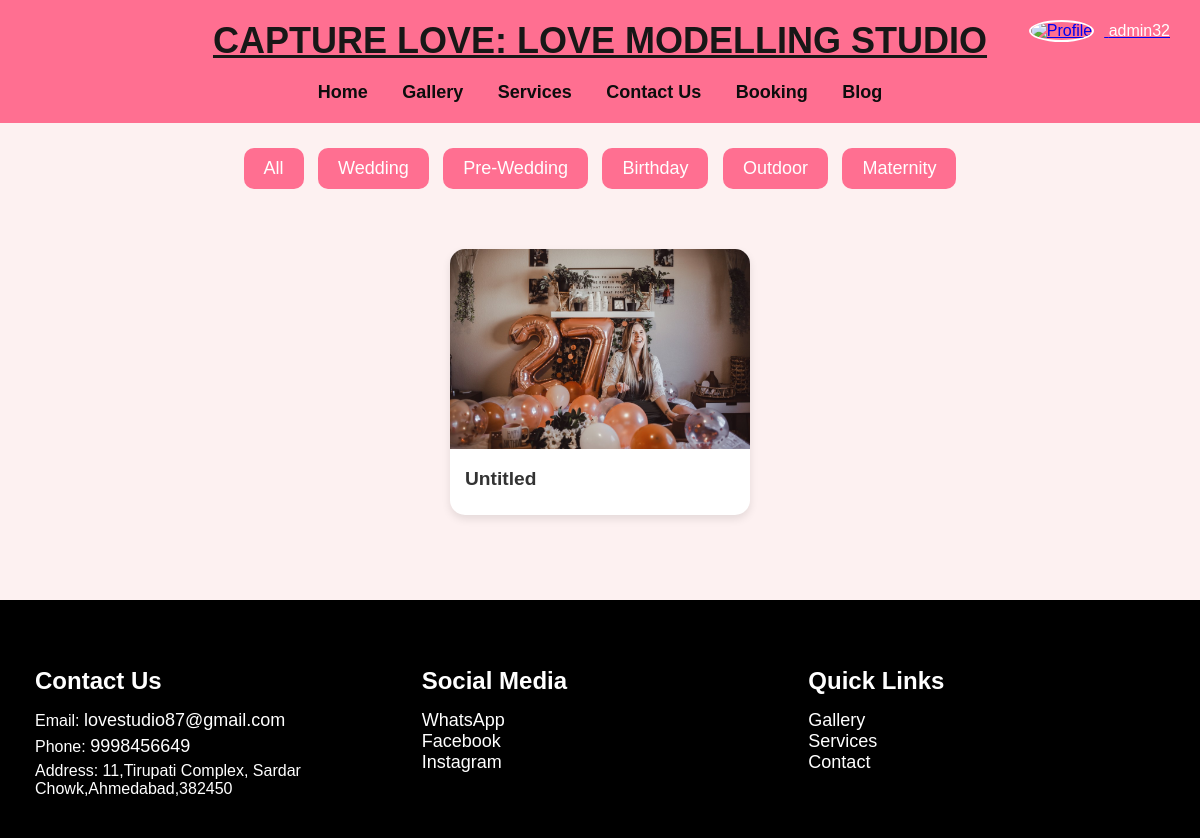
Screenshot of /gallery/ (signed in) with the database file from the repository.
### home/models.py (models this page shows, shortened)
class Gallery(models.Model):
    CATEGORY_CHOICES = [
        ('wedding', 'Wedding'),
        ('prewedding', 'Pre-Wedding'),
        ('birthday', 'Birthday'),
        ('outdoor', 'Outdoor'),
        ('maternity', 'Maternity')
    ]
    title = models.CharField(max_length=200, default='Untitled')
    description = models.TextField(blank=True, null=True)
    image = models.ImageField(upload_to='gallery/', blank=True, null=True)
    category = models.CharField(max_length=50, choices=CATEGORY_CHOICES, default='wedding')
    uploaded_at = models.DateTimeField(auto_now_add=True)
    class Meta:
        verbose_name_plural = 'Galleries'
        ordering = ['-uploaded_at']

### home/views.py (the view)
# urls.py: path('gallery/', views.gallery, name='gallery'),
def gallery(request):
    categories = {
        'wedding': Gallery.objects.filter(category='wedding'),
        'prewedding': Gallery.objects.filter(category='prewedding'),
        'birthday': Gallery.objects.filter(category='birthday'),
        'outdoor': Gallery.objects.filter(category='outdoor'),
        'maternity': Gallery.objects.filter(category='maternity'),
    }
    return render(request, 'gallery.html', {'categories': categories})

### home/templates/gallery.html (shortened to what this page needs)
{% extends 'base.html' %}
{% block content %}
<!DOCTYPE html>
<html lang="en">
<head>
</head>
<body>
    <div class="gallery-buttons">
        <button onclick="showCategory('all')" class="active">All</button>
        <button onclick="showCategory('wedding')">Wedding</button>
        <button onclick="showCategory('prewedding')">Pre-Wedding</button>
        <button onclick="showCategory('birthday')">Birthday</button>
        <button onclick="showCategory('outdoor')">Outdoor</button>
        <button onclick="showCategory('maternity')">Maternity</button>
    </div>
    <div class="gallery-container">
        {% for category, images in categories.items %}
        <div class="category-section" id="{{ category }}-section">
            {% for image in images %}
            <div class="gallery-item">
                <img src="{{ image.image.url }}" alt="{{ image.title }}">
                <div class="gallery-info">
                    <h3>{{ image.title }}</h3>
                </div>
            </div>
            {% endfor %}
        </div>
        {% endfor %}
    </div>
</body>
</html>
{% endblock %}

### home/templates/base.html (shortened to what this page needs)
<!DOCTYPE html>
<html lang="en">
<head>
</head>
<body>
    <header>
        <div class="logo">
            <u><b>CAPTURE LOVE: LOVE MODELLING STUDIO</b></u>
        </div>
        <div class="auth-section">
            {% if user.is_authenticated %}
                <div class="profile-section">
                    <a href="{% url 'edit_profile' %}" class="profile-link">
                        <img src="{{ user.profile_pic.url|default:'/static/images/default-profile.png' }}" alt="Profile" class="profile-pic">
                        <span class="username">{{ user.username }}</span>
                    </a>
                </div>
            {% else %}
                <div class="auth-buttons">
                    <a href="{% url 'login' %}" class="auth-button">Login</a>
                    <a href="{% url 'signup' %}" class="auth-button">Sign Up</a>
                </div>
            {% endif %}
        </div>
        <nav>
            <a href="{% url 'home' %}"><b>Home</b></a>
            <a href="{% url 'gallery' %}"><b>Gallery</b></a>
            <a href="{% url 'services' %}"><b>Services</b></a>
            <a href="{% url 'contact' %}"><b>Contact Us</b></a>
            <a href="{% url 'booking' %}"><b>Booking</b></a>
            <a href="{% url 'blog' %}"><b>Blog</b></a>
        </nav>
    </header>
    <div class="content">
        {% block content %}
        {% endblock %}
    </div>
    <footer>
        <div class="footer-container">
            <div class="footer-section">
                <h4>Contact Us</h4>
                <p>Email: <a href="mailto:info@lovestudio87.com"> lovestudio87@gmail.com</a></p>
                <p>Phone: <a href="tel: 9998456649"> 9998456649</a></p>
                <p>Address: 11,Tirupati Complex, Sardar Chowk,Ahmedabad,382450</p>
            </div>
            <div class="footer-section">
                <h4>Social Media</h4>
                <a href="https://wa.me/yourwhatsappnumber" target="_blank">WhatsApp</a><br>
                <a href="https://www.facebook.com/yourpage" target="_blank">Facebook</a><br>
                <a href="https://www.instagram.com/yourprofile" target="_blank">Instagram</a>
            </div>
            <div class="footer-section">
                <h4>Quick Links</h4>
                <a href="{% url 'gallery' %}">Gallery</a><br>
                <a href="{% url 'services' %}">Services</a><br>
                <a href="{% url 'contact' %}">Contact</a>
            </div>
        </div>
    </footer>
</body>
</html>

### home/templates/base.html (style rules this page uses)
body { font-family: 'Georgia', serif; margin: 0; padding: 0; background: linear-gradient(to bottom right, #d8b789, #d8b789); color: #000000; }
header { text-align: center; padding: 20px; background: #ff6f91; color: #fff; position: relative; }
.logo { font-size: 36px; color: #181717; font-family: 'Cursive', sans-serif; display: flex; align-items: center; justify-content: center; }
.profile-section { position: absolute; top: 20px; right: 20px; display: flex; align-items: center; cursor: pointer; text-decoration: none; }
.profile-pic { width: 40px; height: 40px; border-radius: 50%; margin-right: 10px; object-fit: cover; border: 2px solid white; }
.username { color: white; font-size: 16px; margin-right: 10px; }
nav { text-align: center; margin-top: 20px; }
nav a { margin: 0 15px; text-decoration: none; color: #0d0d0d; font-size: 18px; }
footer { background-color: #000000; color: white; text-align: center; padding: 20px; margin-top: 50px; }
.footer-container { display: flex; justify-content: space-around; background-color: #000000; color: white; text-align: left; max-width: 1200px; margin: 0 auto; }
.footer-section { flex: 1; padding: 15px; }
.footer-section h4 { color: #fff; font-size: 24px; margin-bottom: 15px; }
.footer-section a { color: #fff; text-decoration: none; font-size: 18px; transition: color 0.3s ease; }
footer p, footer a { margin: 5px 0; }

### home/templates/gallery.html (style rules this page uses)
body { font-family: 'Arial', sans-serif; margin: 0; padding: 0; background: #fdf1f1; color: #333; }
.gallery-buttons { text-align: center; margin: 20px; }
.gallery-buttons button { background: #ff6f91; color: #fff; border: none; padding: 10px 20px; margin: 5px; font-size: 18px; border-radius: 10px; cursor: pointer; transition: background 0.3s, transform 0.3s; }
.gallery-container { display: flex; flex-wrap: wrap; justify-content: center; padding: 20px; transition: opacity 0.5s ease; }
.gallery-item { width: 300px; margin: 15px; border-radius: 15px; overflow: hidden; box-shadow: 0 4px 8px rgba(0, 0, 0, 0.1); transition: transform 0.3s; background: white; }
.gallery-item img { width: 100%; height: 200px; object-fit: cover; transition: transform 0.3s; }
.gallery-info { padding: 15px; }
.gallery-info h3 { margin: 0 0 10px 0; color: #333; font-size: 1.2em; }
.category-section { display: flex; flex-wrap: wrap; justify-content: center; }

### rows the page displays
Gallery: image (picture), title "Untitled"

### other values shown
{{ user.username }} "admin32"
